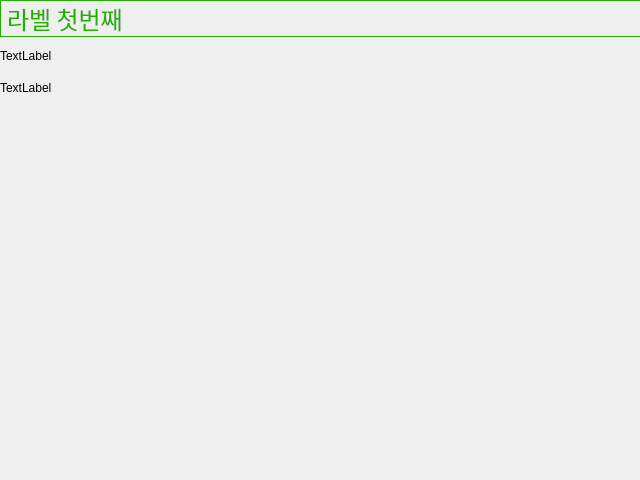
<?xml version="1.0" encoding="UTF-8"?>
<ui version="4.0">
 <class>Form</class>
 <widget class="QWidget" name="Form">
  <property name="geometry">
   <rect>
    <x>0</x>
    <y>0</y>
    <width>640</width>
    <height>480</height>
   </rect>
  </property>
  <property name="windowTitle">
   <string>Form</string>
  </property>
  <widget class="QWidget" name="verticalLayoutWidget">
   <property name="geometry">
    <rect>
     <x>0</x>
     <y>0</y>
     <width>641</width>
     <height>101</height>
    </rect>
   </property>
   <layout class="QVBoxLayout" name="verticalLayout">
    <item>
     <widget class="QLabel" name="label_1">
      <property name="palette">
       <palette>
        <active>
         <colorrole role="WindowText">
          <brush brushstyle="SolidPattern">
           <color alpha="255">
            <red>33</red>
            <green>176</green>
            <blue>0</blue>
           </color>
          </brush>
         </colorrole>
         <colorrole role="Text">
          <brush brushstyle="SolidPattern">
           <color alpha="255">
            <red>0</red>
            <green>0</green>
            <blue>0</blue>
           </color>
          </brush>
         </colorrole>
        </active>
        <inactive>
         <colorrole role="WindowText">
          <brush brushstyle="SolidPattern">
           <color alpha="255">
            <red>33</red>
            <green>176</green>
            <blue>0</blue>
           </color>
          </brush>
         </colorrole>
         <colorrole role="Text">
          <brush brushstyle="SolidPattern">
           <color alpha="255">
            <red>0</red>
            <green>0</green>
            <blue>0</blue>
           </color>
          </brush>
         </colorrole>
        </inactive>
        <disabled/>
       </palette>
      </property>
      <property name="font">
       <font>
        <family>Nanum Gothic</family>
        <pointsize>18</pointsize>
       </font>
      </property>
      <property name="frameShape">
       <enum>QFrame::Shape::Box</enum>
      </property>
      <property name="text">
       <string>라벨 첫번째</string>
      </property>
      <property name="alignment">
       <set>Qt::AlignmentFlag::AlignLeading|Qt::AlignmentFlag::AlignLeft|Qt::AlignmentFlag::AlignVCenter</set>
      </property>
     </widget>
    </item>
    <item>
     <widget class="QLabel" name="label_2">
      <property name="text">
       <string>TextLabel</string>
      </property>
     </widget>
    </item>
    <item>
     <widget class="QLabel" name="label_3">
      <property name="text">
       <string>TextLabel</string>
      </property>
     </widget>
    </item>
   </layout>
  </widget>
 </widget>
 <resources/>
 <connections/>
</ui>
